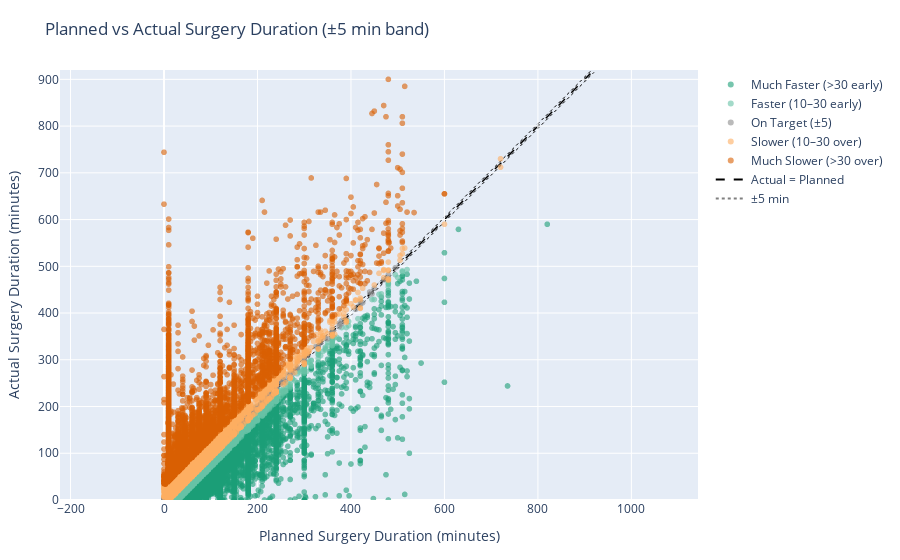

The cell this chart's notebook holds for it:
### Markdown cell above
## Planned vs Actual Duration Scatter Plot
Highlights systematic overruns vs underruns.

### Code cell
import numpy as np
import pandas as pd
import plotly.express as px

# --- config ---
TOL = 5          # ±5 min window
MAXPTS = 60000   # sample for speed (set None to disable)

cols = ["PLANNED_SURGERY_DURATION", "ACTUAL_SURGERY_DURATION", "DIFF_SURGERY_DURATION"]
clean = (data[cols]
         .apply(pd.to_numeric, errors="coerce")
         .dropna()
         .query("PLANNED_SURGERY_DURATION >= 0 and ACTUAL_SURGERY_DURATION >= 0")
         .copy())

if MAXPTS and len(clean) > MAXPTS:
    clean = clean.sample(n=MAXPTS, random_state=42)

def bucket(diff):
    if diff < -30:   return "Much Faster (>30 early)"
    if diff < -10:   return "Faster (10–30 early)"
    if abs(diff) <= TOL: return f"On Target (±{TOL})"
    if diff <= 30:   return "Slower (10–30 over)"
    return "Much Slower (>30 over)"

order = ["Much Faster (>30 early)", "Faster (10–30 early)", f"On Target (±{TOL})",
         "Slower (10–30 over)", "Much Slower (>30 over)"]
palette = {
    "Much Faster (>30 early)": "#1b9e77",
    "Faster (10–30 early)":    "#66c2a5",
    f"On Target (±{TOL})":     "#8c8c8c",
    "Slower (10–30 over)":     "#fdae61",
    "Much Slower (>30 over)":  "#d95f02",
}

clean["Bucket"] = clean["DIFF_SURGERY_DURATION"].apply(bucket)
clean["Bucket"] = pd.Categorical(clean["Bucket"], categories=order, ordered=True)

# Axis limits & equal scale
mn = float(min(clean["PLANNED_SURGERY_DURATION"].min(), clean["ACTUAL_SURGERY_DURATION"].min()))
mx = float(max(clean["PLANNED_SURGERY_DURATION"].max(), clean["ACTUAL_SURGERY_DURATION"].max()))
pad = 20
rng = [max(0, mn - pad), mx + pad]

# --- scatter (WebGL so points show up) ---
fig = px.scatter(
    clean,
    x="PLANNED_SURGERY_DURATION",
    y="ACTUAL_SURGERY_DURATION",
    color="Bucket",
    category_orders={"Bucket": order},
    color_discrete_map=palette,
    render_mode="webgl",           # <- important for large n
    opacity=0.6,
    labels={"PLANNED_SURGERY_DURATION":"Planned (min)",
            "ACTUAL_SURGERY_DURATION":"Actual (min)"},
    title="Planned vs Actual Surgery Duration (±5 min band)"
)

# equal axes
fig.update_xaxes(range=rng, title="Planned Surgery Duration (minutes)")
fig.update_yaxes(range=rng, title="Actual Surgery Duration (minutes)",
                 scaleanchor="x", scaleratio=1)

# --- diagonal + ±5 min bands drawn BELOW points ---
for dy, dash, name in [(0, "dash", "Actual = Planned"),
                       ( TOL, "dot",  f"+{TOL} min"),
                       (-TOL, "dot",  f"−{TOL} min")]:
    fig.add_shape(type="line", x0=rng[0], y0=rng[0]+dy, x1=rng[1], y1=rng[1]+dy,
                  line=dict(color="black", dash=dash, width=1.5 if dy==0 else 1),
                  layer="below")  # <- keeps lines under points
# optional legend entries for the bands:
fig.add_scatter(x=[None], y=[None], mode="lines", line=dict(color="black", dash="dash"), name="Actual = Planned")
fig.add_scatter(x=[None], y=[None], mode="lines", line=dict(color="gray", dash="dot"),  name=f"±{TOL} min")

# marker styling
fig.update_traces(marker=dict(size=6))

fig.update_layout(margin=dict(l=60, r=30, t=70, b=60), legend_title_text="")
fig.show()

### Figure 1 — Plotly figure (JSON) as saved in the notebook; plotly's stock layout.template omitted (floating-point values rounded to 4 significant figures; data arrays with more than 128 entries replaced by an {"elided": "..."} marker saying what was removed)
{"data": [{"hovertemplate": "Bucket=Much Faster (>30 early)<br>Planned (min)=%{x}<br>Actual (min)=%{y}<extra></extra>", "legendgroup": "Much Faster (>30 early)", "marker": {"color": "#1b9e77", "opacity": 0.6, "size": 6, "symbol": "circle"}, "mode": "markers", "name": "Much Faster (>30 early)", "showlegend": true, "type": "scattergl", "x": {"elided": "8721 float values"}, "xaxis": "x", "y": {"elided": "8721 float values"}, "yaxis": "y"}, {"hovertemplate": "Bucket=Faster (10–30 early)<br>Planned (min)=%{x}<br>Actual (min)=%{y}<extra></extra>", "legendgroup": "Faster (10–30 early)", "marker": {"color": "#66c2a5", "opacity": 0.6, "size": 6, "symbol": "circle"}, "mode": "markers", "name": "Faster (10–30 early)", "showlegend": true, "type": "scattergl", "x": {"elided": "10097 float values"}, "xaxis": "x", "y": {"elided": "10097 float values"}, "yaxis": "y"}, {"hovertemplate": "Bucket=On Target (±5)<br>Planned (min)=%{x}<br>Actual (min)=%{y}<extra></extra>", "legendgroup": "On Target (±5)", "marker": {"color": "#8c8c8c", "opacity": 0.6, "size": 6, "symbol": "circle"}, "mode": "markers", "name": "On Target (±5)", "showlegend": true, "type": "scattergl", "x": {"elided": "14996 float values"}, "xaxis": "x", "y": {"elided": "14996 float values"}, "yaxis": "y"}, {"hovertemplate": "Bucket=Slower (10–30 over)<br>Planned (min)=%{x}<br>Actual (min)=%{y}<extra></extra>", "legendgroup": "Slower (10–30 over)", "marker": {"color": "#fdae61", "opacity": 0.6, "size": 6, "symbol": "circle"}, "mode": "markers", "name": "Slower (10–30 over)", "showlegend": true, "type": "scattergl", "x": {"elided": "17972 float values"}, "xaxis": "x", "y": {"elided": "17972 float values"}, "yaxis": "y"}, {"hovertemplate": "Bucket=Much Slower (>30 over)<br>Planned (min)=%{x}<br>Actual (min)=%{y}<extra></extra>", "legendgroup": "Much Slower (>30 over)", "marker": {"color": "#d95f02", "opacity": 0.6, "size": 6, "symbol": "circle"}, "mode": "markers", "name": "Much Slower (>30 over)", "showlegend": true, "type": "scattergl", "x": {"elided": "8214 float values"}, "xaxis": "x", "y": {"elided": "8214 float values"}, "yaxis": "y"}, {"line": {"color": "black", "dash": "dash"}, "marker": {"size": 6}, "mode": "lines", "name": "Actual = Planned", "type": "scatter", "x": [null], "y": [null]}, {"line": {"color": "gray", "dash": "dot"}, "marker": {"size": 6}, "mode": "lines", "name": "±5 min", "type": "scatter", "x": [null], "y": [null]}], "layout": {"legend": {"title": {"text": ""}, "tracegroupgap": 0}, "margin": {"b": 60, "l": 60, "r": 30, "t": 70}, "shapes": [{"layer": "below", "line": {"color": "black", "dash": "dash", "width": 1.5}, "type": "line", "x0": 0, "x1": 920, "y0": 0, "y1": 920}, {"layer": "below", "line": {"color": "black", "dash": "dot", "width": 1}, "type": "line", "x0": 0, "x1": 920, "y0": 5, "y1": 925}, {"layer": "below", "line": {"color": "black", "dash": "dot", "width": 1}, "type": "line", "x0": 0, "x1": 920, "y0": -5, "y1": 915}], "title": {"text": "Planned vs Actual Surgery Duration (±5 min band)"}, "xaxis": {"anchor": "y", "domain": [0, 1], "range": [0, 920], "title": {"text": "Planned Surgery Duration (minutes)"}}, "yaxis": {"anchor": "x", "domain": [0, 1], "range": [0, 920], "scaleanchor": "x", "scaleratio": 1, "title": {"text": "Actual Surgery Duration (minutes)"}}}}
